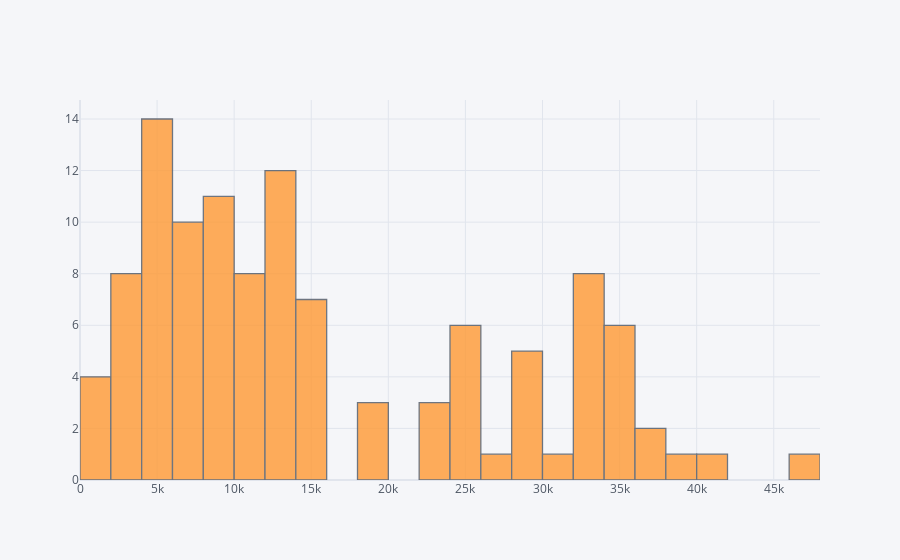

The code cell stored with this chart in its notebook:
### Code cell
df['price'].iplot(kind = 'hist', bins = 40)

### Figure 1 — Plotly figure (JSON) as saved in the notebook; plotly's stock layout.template omitted (floating-point values rounded to 4 significant figures)
{"data": [{"histfunc": "count", "histnorm": "", "marker": {"color": "rgba(255, 153, 51, 1.0)", "line": {"color": "#4D5663", "width": 1.3}}, "name": "price", "nbinsx": 40, "opacity": 0.8, "orientation": "v", "type": "histogram", "x": [25000, 3800, 6900, 19750, 13999, 5500, 4200, 34888, 28888, 28488, 7000, 1499, 32323, 34990, 33995, 34000, 2400, null, 8700, 18995, 23990, 24990, 39900, 33950, 33995, 3000, 24500, 10900, 14995, 5900, 15995, 15000, 29999, 24900, 8900, 13995, 6900, 12500, 37990, 32995, 26995, 23900, 35792, 3000, 6000, 15990, 13500, 46900, 32900, 6988, 34488, 11998, 12500, 9000, 24995, 8988, 13999, 9500, 1600, 29997, 36980, 41995, 30995, 10500, 12800, 6599, 6900, 12900, 8500, 19000, 4100, 12000, 9995, 7500, 10000, 15700, 5200, 25999, 1600, 34884, 5400, 7000, 9400, 23995, 4000, 4000, 8000, 15500, 10000, 32885, 1800, 13900, 10000, 2000, 10500, 3500, 8200, 5000, 15900, 2800, null, 7900, 33999, 3000, 10500, 4000, 4500, 13000, null, 13950, 5000, 5500, 28488, 5600, 8700]}], "layout": {"barmode": "overlay", "legend": {"bgcolor": "#F5F6F9", "font": {"color": "#4D5663"}}, "paper_bgcolor": "#F5F6F9", "plot_bgcolor": "#F5F6F9", "title": {"font": {"color": "#4D5663"}}, "xaxis": {"gridcolor": "#E1E5ED", "showgrid": true, "tickfont": {"color": "#4D5663"}, "title": {"font": {"color": "#4D5663"}, "text": ""}, "zerolinecolor": "#E1E5ED"}, "yaxis": {"gridcolor": "#E1E5ED", "showgrid": true, "tickfont": {"color": "#4D5663"}, "title": {"font": {"color": "#4D5663"}, "text": ""}, "zerolinecolor": "#E1E5ED"}}}
